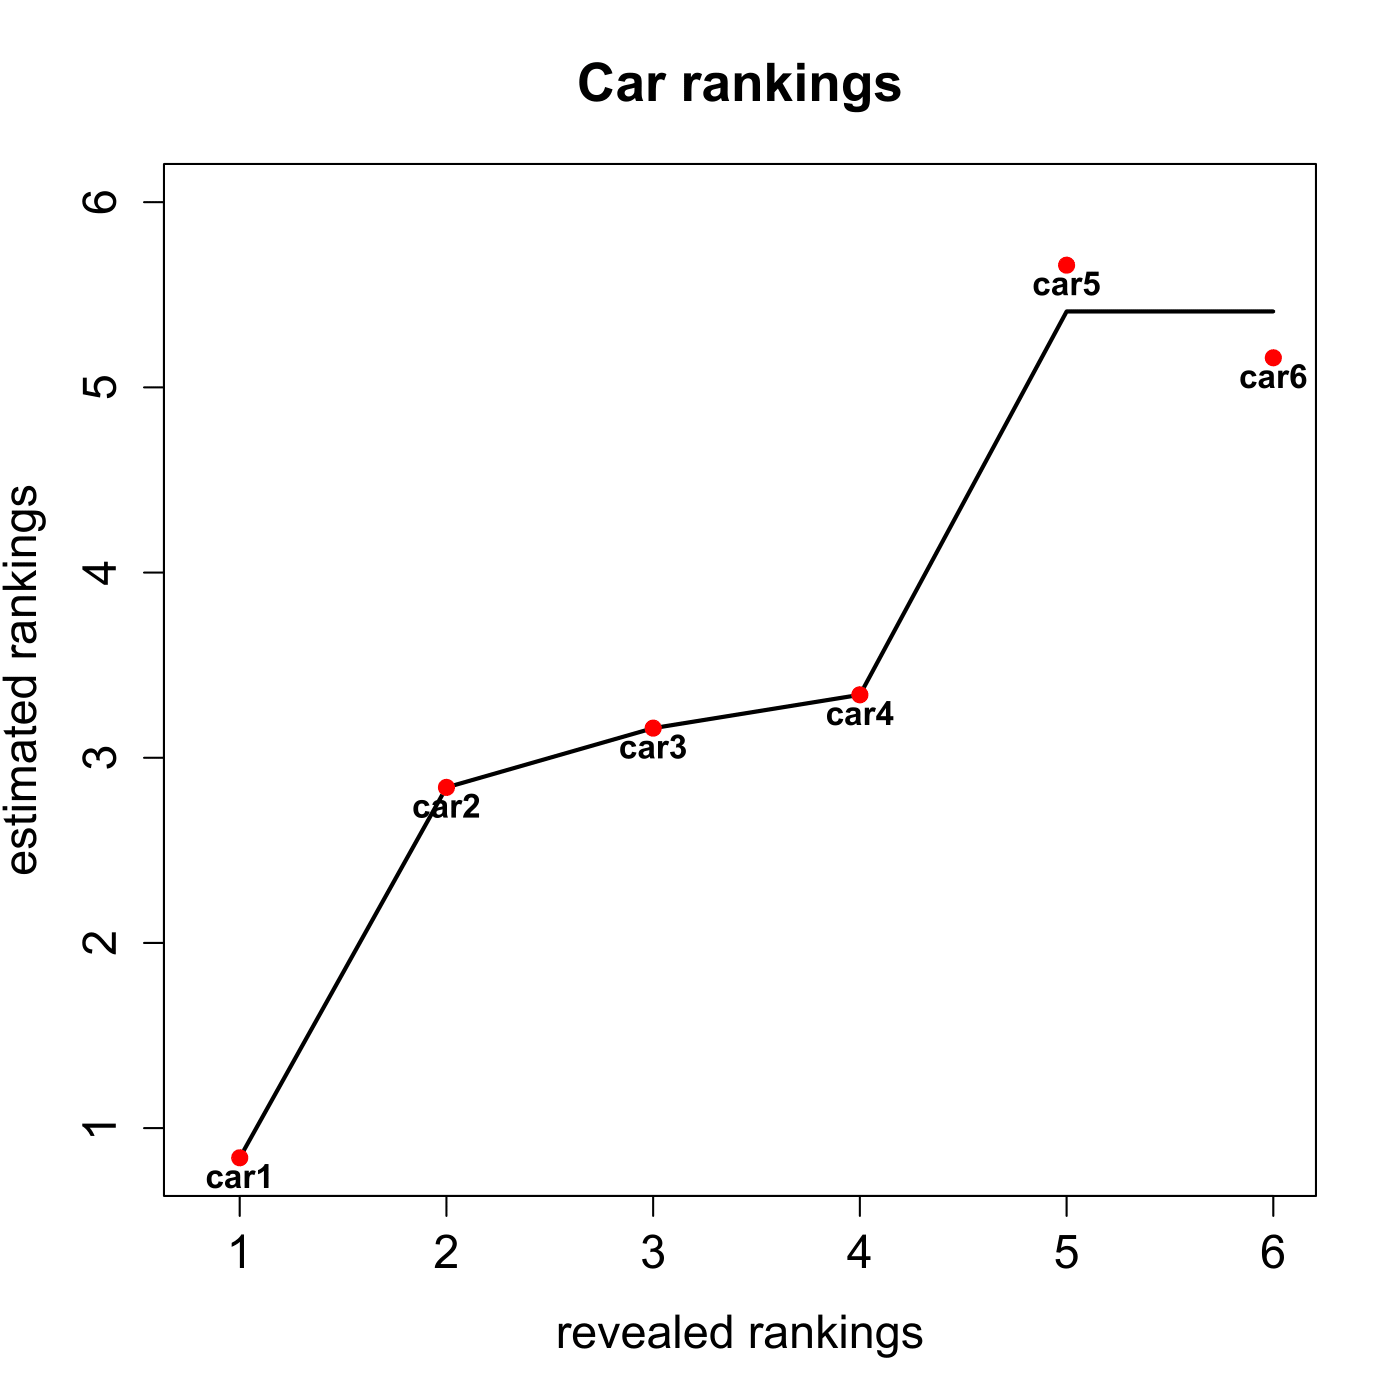

R code for this plot:

# clear all variables
rm(list = ls(all = TRUE))
graphics.off()

# install and load packages
libraries = c("isotone")
lapply(libraries, function(x) if (!(x %in% installed.packages())) {
    install.packages(x)
})
lapply(libraries, library, quietly = TRUE, character.only = TRUE)

# the reported preference orderings
x = c(1:6)
# the estimated preference orderings according to the additive model (16.1) and the metric solution (Table 16.6) in MVA
y = c(0.84, 2.84, 3.16, 3.34, 5.66, 5.16)
z = cbind(x, y)

# PAV algorithm
gp = gpava(x, y)
a  = gp$z              # the reported preference orderings
b  = gp$x              # the estimated preference orderings after PAV algorithm
gp = cbind(a, b)

# Plot of car rankings
plot(gp, z, type = "n", xlab = "revealed rankings", ylab = "estimated rankings", 
    main = "Car rankings", cex.lab = 1.4, cex.axis = 1.4, cex.main = 1.6)
lines(a, b, lwd = 2)
points(x, y, pch = 19, col = "red")
text(x[1], y[1] - 0.1, "car1", font = 2)
text(x[2], y[2] - 0.1, "car2", font = 2)
text(x[3], y[3] - 0.1, "car3", font = 2)
text(x[4], y[4] - 0.1, "car4", font = 2)
text(x[5], y[5] - 0.1, "car5", font = 2)
text(x[6], y[6] - 0.1, "car6", font = 2) 
